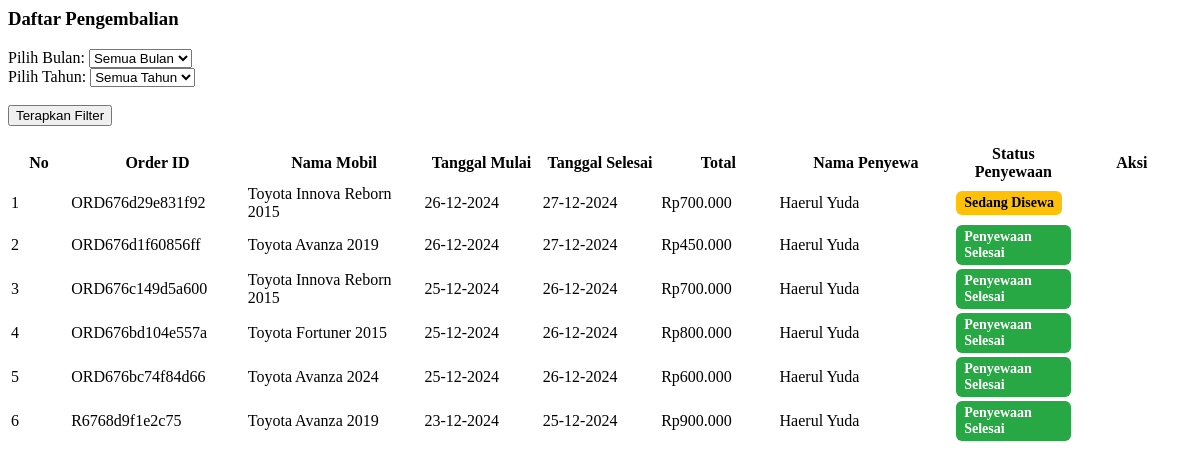
/admin/pengembalian.php, run on an earlier commit of the app's database.
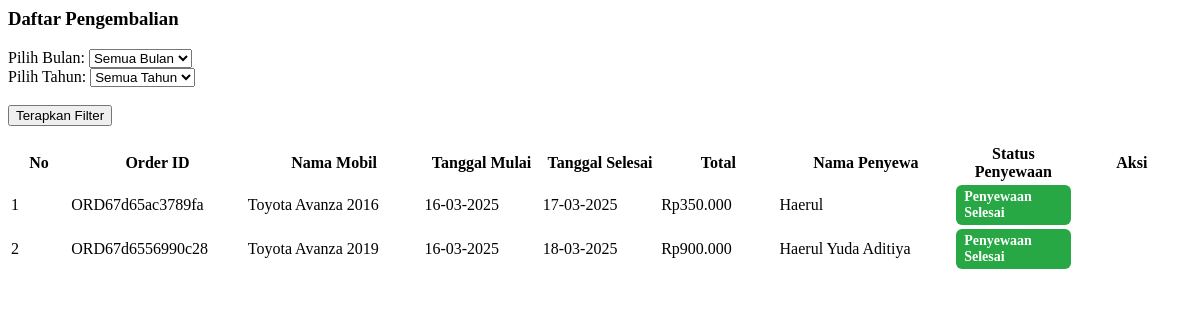
And on a later commit of the database.
### tables this page shows
CREATE TABLE `payments` (
  `payment_id` int(11) NOT NULL,
  `order_id` varchar(50) NOT NULL,
  `gross_amount` decimal(15,2) NOT NULL,
  `payment_status` enum('verification','paid','failed') NOT NULL DEFAULT 'verification',
  `receipt_image` varchar(255) NOT NULL,
  `rental_status` enum('active','completed','cancelled') NOT NULL DEFAULT 'active',
  `created_at` timestamp NOT NULL DEFAULT current_timestamp(),
  `updated_at` timestamp NOT NULL DEFAULT current_timestamp() ON UPDATE current_timestamp()
);

CREATE TABLE `rentals` (
  `rental_id` int(11) NOT NULL,
  `user_id` int(11) NOT NULL,
  `car_id` int(11) NOT NULL,
  `order_id` varchar(50) NOT NULL,
  `start_date` date NOT NULL,
  `end_date` date NOT NULL,
  `duration` int(11) NOT NULL,
  `total_price` decimal(10,2) NOT NULL,
  `payment_status` enum('pending','verification','paid','failed') NOT NULL DEFAULT 'pending',
  `created_at` timestamp NOT NULL DEFAULT current_timestamp(),
  `updated_at` timestamp NOT NULL DEFAULT current_timestamp() ON UPDATE current_timestamp()
);

CREATE TABLE `users` (
  `id` int(11) NOT NULL,
  `fullname` varchar(100) NOT NULL,
  `phone` varchar(15) NOT NULL,
  `email` varchar(100) NOT NULL,
  `address` text NOT NULL,
  `password` varchar(255) NOT NULL,
  `status` enum('aktif','nonaktif') NOT NULL DEFAULT 'aktif',
  `role` enum('user','admin') NOT NULL DEFAULT 'user',
  `created_at` timestamp NOT NULL DEFAULT current_timestamp(),
  `reset_token` varchar(64) DEFAULT NULL,
  `reset_token_expire` datetime DEFAULT NULL
);

### admin/pengembalian.php (the view, shortened to what this page needs)
<section class="content">
  <div class="container-fluid">
    <div class="row">
      <div class="col-12">
        <div class="card">
          <div class="card-header">
            <h3 class="card-title">Daftar Pengembalian</h3>
          </div>
          <div class="card-body">
            <form method="POST" action="">
              <div class="form-group row">
                <div class="col-md-4">
                  <label for="month">Pilih Bulan:</label>
                  <select name="month" id="month" class="form-control">
                    <option value="">Semua Bulan</option>
                  </select>
                </div>
                <div class="col-md-4">
                  <label for="year">Pilih Tahun:</label>
                  <select name="year" id="year" class="form-control">
                    <option value="">Semua Tahun</option>
                  </select>
                </div>
                <div class="col-md-4">
                  <label>&nbsp;</label><br>
                  <button type="submit" class="btn btn-primary">Terapkan Filter</button>
                </div>
              </div>
            </form>
            <table id="example1" class="table table-bordered table-striped">
              <thead>
                <tr>
                  <th style="width: 5%;">No</th>
                  <th style="width: 15%;">Order ID</th>
                  <th style="width: 15%;">Nama Mobil</th>
                  <th style="width: 10%;">Tanggal Mulai</th>
                  <th style="width: 10%;">Tanggal Selesai</th>
                  <th style="width: 10%;">Total</th>
                  <th style="width: 15%;">Nama Penyewa</th>
                  <th style="width: 10%;">Status Penyewaan</th>
                  <th style="width: 30%;" class="no-print">Aksi</th>
                </tr>
              </thead>
              <tbody>
                <?php
                $no = 0;
                $sql_filter = "";
                $sql = "SELECT p.order_id,
                        CONCAT(c.brand, ' ', c.model, ' ', c.year) AS car_name,
                        r.start_date,
                        r.end_date,
                        p.gross_amount,
                        p.payment_status,
                        p.rental_status,
                        u.fullname AS customer_name,
                        c.car_id, c.status
                FROM payments p
                JOIN rentals r ON p.order_id = r.order_id
                JOIN users u ON r.user_id = u.id
                JOIN cars c ON r.car_id = c.car_id
                WHERE p.payment_status = 'paid' $sql_filter
                ORDER BY
                    CASE
                        WHEN p.rental_status = 'active' THEN 1
                        ELSE 2
                    END,
                    p.created_at DESC";
                $result = mysqli_query($conn, $sql);
                if ($result) {
                  while($row = mysqli_fetch_assoc($result)){
                    $no++;
                ?>
                <tr>
                  <td><?php echo $no; ?></td>
                  <td><?php echo $row['order_id']; ?></td>
                  <td><?php echo $row['car_name']; ?></td>
                  <td><?php echo date('d-m-Y', strtotime($row['start_date'])); ?></td>
                  <td><?php echo date('d-m-Y', strtotime($row['end_date'])); ?></td>
                  <td>Rp<?php echo number_format($row['gross_amount'], 0, ',', '.'); ?></td>
                  <td><?php echo $row['customer_name']; ?></td>
                  <td>
                    <?php
                      if ($row['rental_status'] == 'completed') {
                        echo '<span class="badge-status badge-success">Penyewaan Selesai</span>';
                      } elseif ($row['rental_status'] == 'active') {
                        echo '<span class="badge-status badge-warning">Sedang Disewa</span>';
                      } elseif ($row['rental_status'] == 'cancelled') {
                        echo '<span class="badge-status badge-danger">Dibatalkan</span>';
                      }
                    ?>
                  </td>
                  <td class="no-print">
                  </td>
                </tr>
                <?php }} else { ?>
                <tr>
                  <td colspan="9" class="text-center">Data tidak ditemukan. Error: <?php echo mysqli_error($conn); ?></td>
                </tr>
                <?php } ?>
              </tbody>
            </table>
          </div>
        </div>
      </div>
    </div>
  </div>
</section>

What changed in the data, as far as the page shows it:
removed payments: order "ORD676d29e831f92", car_name "Toyota Innova Reborn 2015", rentals.start_date "26-12-2024", rentals.end_date "27-12-2024", gross_amount "700.000", users.fullname "Haerul Yuda", rental_status "Sedang Disewa"
removed payments: order "ORD676d1f60856ff", car_name "Toyota Avanza 2019", rentals.start_date "26-12-2024", rentals.end_date "27-12-2024", gross_amount "450.000", users.fullname "Haerul Yuda", rental_status "Penyewaan Selesai"
removed payments: order "ORD676c149d5a600", car_name "Toyota Innova Reborn 2015", rentals.start_date "25-12-2024", rentals.end_date "26-12-2024", gross_amount "700.000", users.fullname "Haerul Yuda", rental_status "Penyewaan Selesai"
removed payments: order "ORD676bd104e557a", car_name "Toyota Fortuner 2015", rentals.start_date "25-12-2024", rentals.end_date "26-12-2024", gross_amount "800.000", users.fullname "Haerul Yuda", rental_status "Penyewaan Selesai"
removed payments: order "ORD676bc74f84d66", car_name "Toyota Avanza 2024", rentals.start_date "25-12-2024", rentals.end_date "26-12-2024", gross_amount "600.000", users.fullname "Haerul Yuda", rental_status "Penyewaan Selesai"
removed payments: order "R6768d9f1e2c75", car_name "Toyota Avanza 2019", rentals.start_date "23-12-2024", rentals.end_date "25-12-2024", gross_amount "900.000", users.fullname "Haerul Yuda", rental_status "Penyewaan Selesai"
added payments: order "ORD67d65ac3789fa", car_name "Toyota Avanza 2016", rentals.start_date "16-03-2025", rentals.end_date "17-03-2025", gross_amount "350.000", users.fullname "Haerul", rental_status "Penyewaan Selesai"
added payments: order "ORD67d6556990c28", car_name "Toyota Avanza 2019", rentals.start_date "16-03-2025", rentals.end_date "18-03-2025", gross_amount "900.000", users.fullname "Haerul Yuda Aditiya", rental_status "Penyewaan Selesai"
